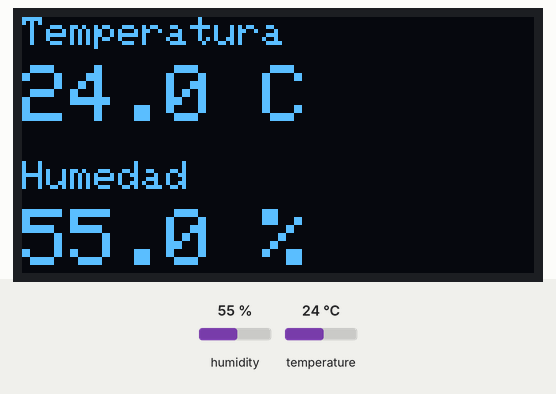
Simulated run of this sketch. Board: ESP32. On the bench: 128×64 one-colour display. Inputs (shaded band) come from the test bench; at power-on: humidity 55 %, temperature 24 °C. What the sketch prints to the serial monitor is not drawn.

Above: at 2.8 s.
2.9 s: humidity set to 22 %
At 4.6 s:
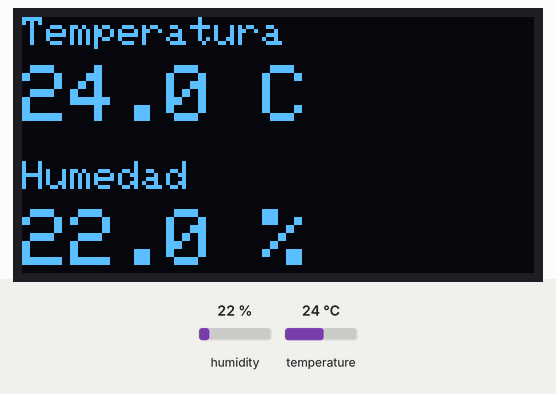
5.6 s: temperature set to 12 °C
At 7.5 s:
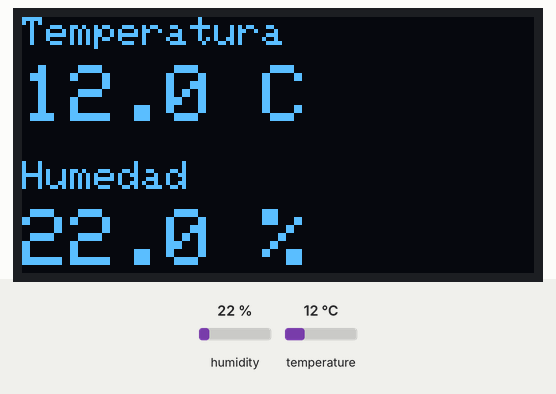
8.3 s: humidity set to 40 %
At 10.8 s:
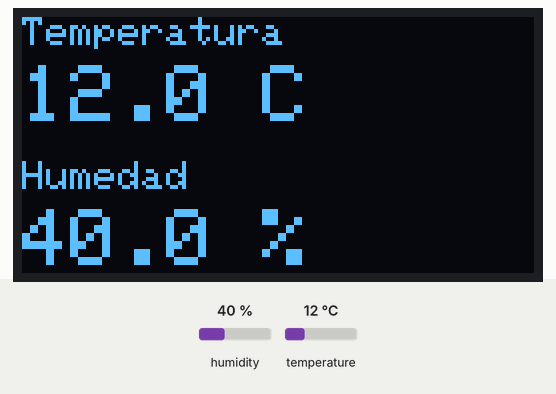
11.7 s: temperature set to 19 °C
At 13.6 s:
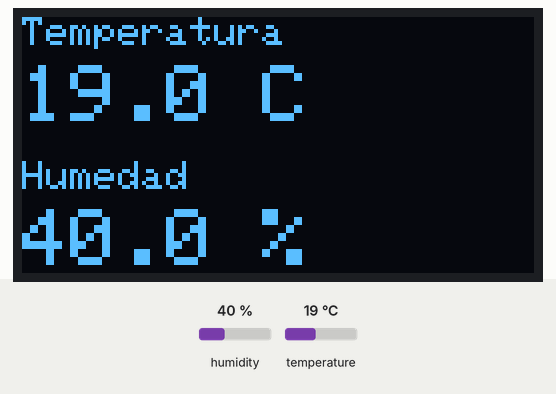
Timing chart, 0 to 15.1 s (numbered marks = the images above; inputs shaded):
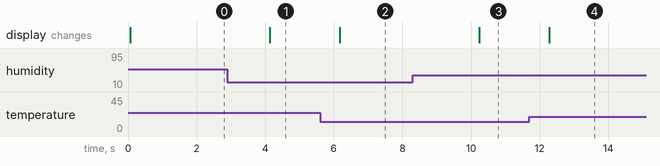

The sketch:

sketch.ino
```cpp
// Termómetro con ESP32: DHT22 en el pin 15 y pantalla OLED SSD1306 por I2C (SDA 21, SCL 22).
// Laboratorio Ayemi · c-termometro-oled · Código MIT.
#include <Adafruit_GFX.h>
#include <Adafruit_SSD1306.h>
#include <DHTesp.h>

Adafruit_SSD1306 oled(128, 64, &Wire, -1);
DHTesp dht;

void setup() {
  Serial.begin(115200);
  dht.setup(15, DHTesp::DHT22);
  oled.begin(SSD1306_SWITCHCAPVCC, 0x3C);
  oled.setTextColor(SSD1306_WHITE);
  Serial.println("Termometro listo: DHT22 y OLED");
}

void loop() {
  TempAndHumidity d = dht.getTempAndHumidity();
  if (dht.getStatus() != 0) {
    Serial.println(dht.getStatusString());
  } else {
    Serial.printf("Temperatura: %.1f C, humedad: %.1f %%\n", d.temperature, d.humidity);
    oled.clearDisplay();
    oled.setTextSize(1);
    oled.setCursor(0, 0);
    oled.print("Temperatura");
    oled.setTextSize(2);
    oled.setCursor(0, 12);
    oled.print(d.temperature, 1);
    oled.print(" C");
    oled.setTextSize(1);
    oled.setCursor(0, 36);
    oled.print("Humedad");
    oled.setTextSize(2);
    oled.setCursor(0, 48);
    oled.print(d.humidity, 1);
    oled.print(" %");
    oled.display();
  }
  delay(dht.getMinimumSamplingPeriod());
}
```

Measured:
- after the input at 2.9 s, the display: changes after 1.2 s (image 1)
- after the input at 5.6 s, the display: changes after 0.57 s (image 2)
- after the input at 8.3 s, the display: changes after 1.9 s (image 3)
- after the input at 11.7 s, the display: changes after 0.58 s (image 4)
